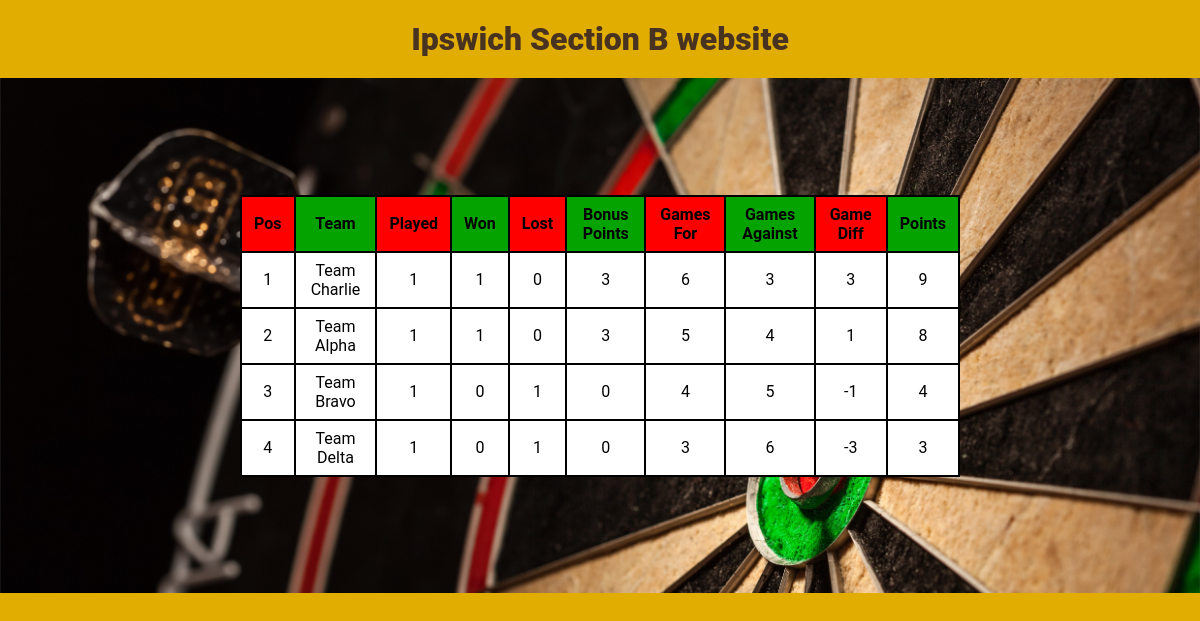
Page /singlesleaguetable on the committed database.
### tables this page shows
CREATE TABLE teams (
    team_id INTEGER PRIMARY KEY AUTOINCREMENT,
    teamname VARCHAR(50)
);

### darts_project/routes.py (the view)
@app.route('/singlesleaguetable')
def singlesleaguetable():
    db = get_db()
    cursor = db.cursor()
    query = """
    WITH match_results AS (
    SELECT
        mn.matchnight_id,
        mn.hometeam_id,
        mn.awayteam_id,
        SUM(CASE WHEN l.home_score > l.away_score THEN 1 ELSE 0 END) AS home_games_won,
        SUM(CASE WHEN l.away_score > l.home_score THEN 1 ELSE 0 END) AS away_games_won
    FROM matchnights mn
    JOIN games g ON g.matchnight_id = mn.matchnight_id
    JOIN legs l ON l.game_id = g.game_id
    WHERE g.game_type = 'singles'
    GROUP BY mn.matchnight_id
),
team_summary AS (
    SELECT
        t.team_id,
        t.teamname,
        -- Matchnights Played
        (SELECT COUNT(*) FROM match_results mr
         WHERE mr.hometeam_id = t.team_id OR mr.awayteam_id = t.team_id) AS played,

        -- Matchnights Won
        (SELECT COUNT(*) FROM match_results mr
         WHERE (mr.hometeam_id = t.team_id AND mr.home_games_won >= 5)
            OR (mr.awayteam_id = t.team_id AND mr.away_games_won >= 5)) AS won,

        -- Matchnights Lost
        (SELECT COUNT(*) FROM match_results mr
         WHERE (mr.hometeam_id = t.team_id AND mr.home_games_won < 5)
            OR (mr.awayteam_id = t.team_id AND mr.away_games_won < 5)) AS lost,

        -- Games For
        (SELECT SUM(CASE WHEN mr.hometeam_id = t.team_id THEN mr.home_games_won
                         WHEN mr.awayteam_id = t.team_id THEN mr.away_games_won
                    END)
         FROM match_results mr) AS games_for,

        -- Games Against
        (SELECT SUM(CASE WHEN mr.hometeam_id = t.team_id THEN mr.away_games_won
                         WHEN mr.awayteam_id = t.team_id THEN mr.home_games_won
                    END)
         FROM match_results mr) AS games_against
    FROM teams t
),
final_table AS (
    SELECT
        team_id,
        teamname,
        played,
        won,
        lost,
        games_for,
        games_against,
        (games_for - games_against) AS game_diff,
        (won * 3) AS bonus_points,
        (games_for + (won * 3)) AS points
    FROM team_summary
)
SELECT * FROM final_table
ORDER BY points DESC, game_diff DESC;
    """
    singles_table = db.execute(query).fetchall()
    return render_template('singlesleaguetable.html', singles_table=singles_table,)

### darts_project/db.py (called while the page is built)
def get_db():
    db = getattr(g, '_database', None)
    if db is None:
        db = g._database = sqlite3.connect(DATABASE)
        db.row_factory = sqlite3.Row
    return db

@app.teardown_appcontext
def close_connection(exception):
    db = getattr(g, '_database', None)
    if db is not None:
        db.close()

### darts_project/templates/singlesleaguetable.html (shortened to what this page needs)
<!DOCTYPE html>
<html lang="en">
<head>
    <link rel="stylesheet" href="{{ url_for('static', filename='singlesleaguetable.css') }}">
</head>
<body>
    <div class="title">
        <p>Ipswich Section B website</p>
    </div>
    <div class="headerphoto">
        <table>
            <tr>
                <th>Pos</th>
                <th>Team</th>
                <th>Played</th>
                <th>Won</th>
                <th>Lost</th>
                <th>Bonus Points</th>
                <th>Games For</th>
                <th>Games Against</th>
                <th>Game Diff</th>
                <th>Points</th>
            </tr>
            {% for row in singles_table %}
            <tr>
                <td>{{ loop.index }}</td>
                <td>{{ row.teamname }}</td>
                <td>{{ row.played }}</td>
                <td>{{ row.won }}</td>
                <td>{{ row.lost }}</td>
                <td>{{ row.bonus_points}}</td>
                <td>{{ row.games_for }}</td>
                <td>{{ row.games_against }}</td>
                <td>{{ row.game_diff }}</td>
                <td>{{ row.points }}</td>
            </tr>
            {% endfor %}
        </table>
    </div>
</body>
</html>

### darts_project/static/singlesleaguetable.css (style rules this page uses)
* { padding: 0; margin: 0; background: #E1AD01; }
.title { display: flex; color: #483320; background: #E1AD01; font-family: 'Roboto', 'sans-serif'; font-size: 32px; font-weight: 900; padding-top: 20px; padding-bottom: 20px; align-items: center; justify-content: center; }
.headerphoto { display: flex; background: url(darts_board.jpg); background-size: cover; height: 515px; overflow: hidden; align-items: center; justify-content: center; }
table { border-collapse: collapse; width: 60%; margin: 20px auto; font-family: 'Roboto'; }
th, td { padding: 8px 12px; border: 2px solid #ccc; text-align: center; background: white; border-color: black }
th:nth-child(even) { background-color: #05a300; color: black; }
th:nth-child(odd) { background-color: #Ff0000; color: black; }

### rows in the picture
teams: teamname "Team Charlie", played "1", won "1", lost "0", bonus_points "3", games_for "6", games_against "3", game_diff "3", points "9"
teams: teamname "Team Alpha", played "1", won "1", lost "0", bonus_points "3", games_for "5", games_against "4", game_diff "1", points "8"
teams: teamname "Team Bravo", played "1", won "0", lost "1", bonus_points "0", games_for "4", games_against "5", game_diff "-1", points "4"
teams: teamname "Team Delta", played "1", won "0", lost "1", bonus_points "0", games_for "3", games_against "6", game_diff "-3", points "3"
